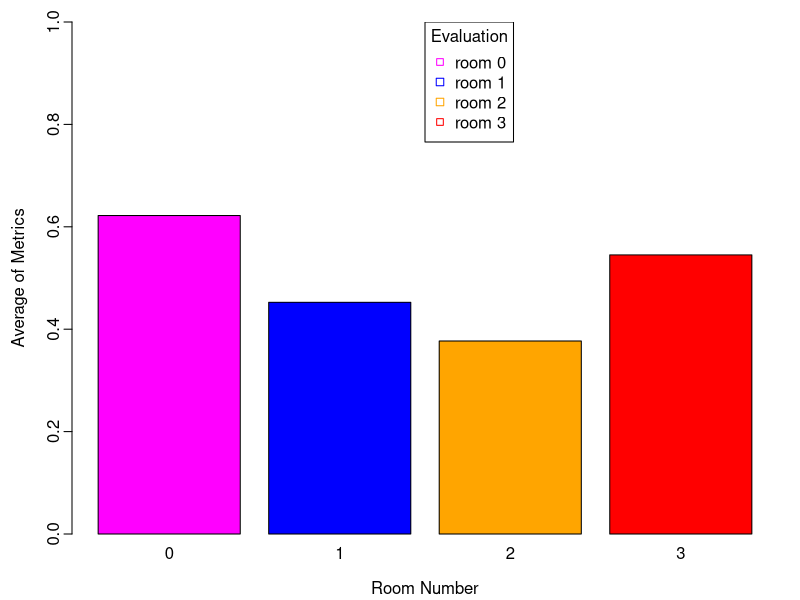

The R script that drew this image:
A <- c(0.622013, 0.452547, 0.376953, 0.545146)
              
pdf("eval2.pdf", width=6/2.54, height=10/2.54,
    pointsize=10)
par(mgp=c(2.2,0.45,0), tcl=-0.4, mar=c(3.3,3.6,1.1,1.1))

barplot(A,
        names.arg=c(0, 1, 2, 3),
        xlab="Room Number",
        ylab="Average of Metrics",
        col=c("magenta", "blue", "orange", "red"),
        beside=TRUE,
        ylim=c(0,1)
        )
legend(x=2.5, y=1.0,
       c("room 0", "room 1", "room 2", "room 3"),
       cex=1,
       title="Evaluation",
       col=c("magenta", "blue", "orange", "red"),
       pch=c(22,0,0)
)
dev.off()
